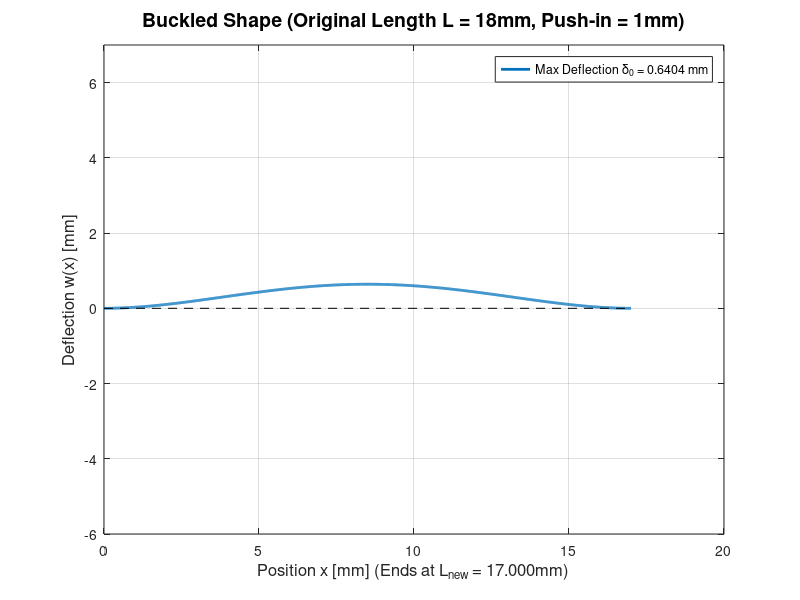

Here is the MATLAB script that generated this plot:
% --- 初期設定 ---
clear; 
clc;   
close all; 

% --- パラメータ設定 ---
% 💡 ここで梁の「本来の長さ」と「押し込み量」を設定します
L = 18;          % [mm] 梁の本来の長さ（まっすぐな状態）
x_push = 1;      % [mm] フレームによる押し込み量

% --- 定数の定義 (両端固定) ---
beta_l = 4.73004;
K = 0.9825;

% --- 計算の実行 ---

% 1. たわみの「基本形状」を計算 (両端固定の場合)
x_norm = linspace(0, 1, 1001); 
beta_x = beta_l * x_norm;
y = cosh(beta_x) - cos(beta_x) - K * (sinh(beta_x) - sin(beta_x));
y_norm = y / max(y);

% 2. 形状定数Cを計算
dw_ds = diff(y_norm) ./ diff(x_norm);
C = trapz(x_norm(1:end-1), dw_ds.^2);

% 3. 押し込み量(x_push)から最大たわみ量(delta_0)を計算
delta_0 = sqrt(2 * x_push / C);

% 4. たわみ後のパラメータを計算
L_new = L - x_push;            
x_actual = x_norm * L_new;     
w = delta_0 * y_norm;          

% --- 弧長の計算 (ここからが追加部分) --- ✅

% 5. たわみ曲線の微分 dw/dx を数値的に計算
dw_dx = diff(w) ./ diff(x_actual);

% 6. 積分の中身 √(1 + (dw/dx)²) を計算
integrand = sqrt(1 + dw_dx.^2);

% 7. 数値積分して弧長 S を求める
%    diffで要素数が1つ減るため、x_actualもそれに合わせる
S = trapz(x_actual(1:end-1), integrand);


% --- グラフの描画 ---
figure;
plot(x_actual, w, 'LineWidth', 2, 'DisplayName', ['Max Deflection \delta_0 = ' num2str(delta_0, '%.4f') ' mm']);
hold on; 
plot([0, L_new], [0, 0], 'k--', 'HandleVisibility', 'off');
hold off;
grid on;
legend;
xlabel(['Position x [mm] (Ends at L_{new} = ' num2str(L_new, '%.3f') 'mm)'], 'FontSize', 12);
ylabel('Deflection w(x) [mm]', 'FontSize', 12);
title(['Buckled Shape (Original Length L = ' num2str(L) 'mm, Push-in = ' num2str(x_push) 'mm)'], 'FontSize', 14);
ylim([-6, 7]); % グラフの見た目を画像に合わせる


% --- 計算結果の表示 (ここからが追加部分) --- ✅
fprintf('===================================================\n');
fprintf('<< 弧長の検証計算結果 >>\n\n');
fprintf('入力した元の長さ (L)      : %.4f mm\n', L);
fprintf('計算されたたわみ後の弧長 (S) : %.4f mm\n\n', S);
fprintf('両者の差 (L - S)            : %.6f mm\n', L -  S);
fprintf('===================================================\n');